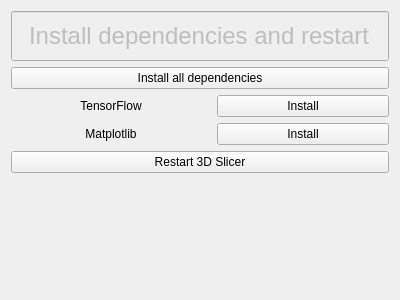
<?xml version="1.0" encoding="UTF-8"?>
<ui version="4.0">
 <class>widget</class>
 <widget class="qMRMLWidget" name="widget">
  <property name="geometry">
   <rect>
    <x>0</x>
    <y>0</y>
    <width>400</width>
    <height>300</height>
   </rect>
  </property>
  <property name="sizePolicy">
   <sizepolicy hsizetype="Preferred" vsizetype="MinimumExpanding">
    <horstretch>0</horstretch>
    <verstretch>0</verstretch>
   </sizepolicy>
  </property>
  <property name="minimumSize">
   <size>
    <width>200</width>
    <height>0</height>
   </size>
  </property>
  <property name="windowTitle">
   <string>Form</string>
  </property>
  <layout class="QFormLayout" name="formLayout">
   <property name="labelAlignment">
    <set>Qt::AlignLeading|Qt::AlignLeft|Qt::AlignTop</set>
   </property>
   <item row="0" column="0" colspan="2">
    <widget class="QLineEdit" name="status">
     <property name="enabled">
      <bool>false</bool>
     </property>
     <property name="minimumSize">
      <size>
       <width>0</width>
       <height>50</height>
      </size>
     </property>
     <property name="font">
      <font>
       <family>Arial</family>
       <pointsize>18</pointsize>
       <weight>50</weight>
       <bold>false</bold>
      </font>
     </property>
     <property name="text">
      <string>Install dependencies and restart</string>
     </property>
     <property name="alignment">
      <set>Qt::AlignCenter</set>
     </property>
    </widget>
   </item>
   <item row="1" column="0" colspan="2">
    <widget class="QPushButton" name="installAll">
     <property name="text">
      <string>Install all dependencies</string>
     </property>
    </widget>
   </item>
   <item row="2" column="0">
    <widget class="QLabel" name="label_4">
     <property name="minimumSize">
      <size>
       <width>200</width>
       <height>0</height>
      </size>
     </property>
     <property name="text">
      <string>TensorFlow</string>
     </property>
     <property name="alignment">
      <set>Qt::AlignCenter</set>
     </property>
    </widget>
   </item>
   <item row="2" column="1">
    <widget class="QPushButton" name="tensorflow">
     <property name="text">
      <string>Install</string>
     </property>
    </widget>
   </item>
   <item row="3" column="0">
    <widget class="QLabel" name="label">
     <property name="minimumSize">
      <size>
       <width>200</width>
       <height>0</height>
      </size>
     </property>
     <property name="text">
      <string>Matplotlib</string>
     </property>
     <property name="alignment">
      <set>Qt::AlignCenter</set>
     </property>
    </widget>
   </item>
   <item row="3" column="1">
    <widget class="QPushButton" name="matplotlib">
     <property name="text">
      <string>Install</string>
     </property>
    </widget>
   </item>
   <item row="4" column="0" colspan="2">
    <widget class="QPushButton" name="restartSlicer">
     <property name="text">
      <string>Restart 3D Slicer</string>
     </property>
    </widget>
   </item>
  </layout>
 </widget>
 <customwidgets>
  <customwidget>
   <class>qMRMLWidget</class>
   <extends>QWidget</extends>
   <header>qMRMLWidget.h</header>
   <container>1</container>
  </customwidget>
 </customwidgets>
 <resources/>
 <connections/>
</ui>
